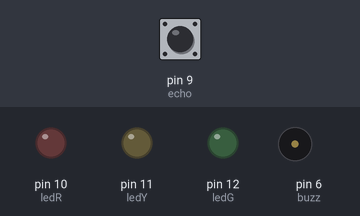
The sketch below on a simulated Arduino Uno, built with avr-gcc and run on an emulated ATmega328P. On the bench: output pins drawn as LEDs (lit = HIGH), buzzer (waves = sounding). Dashed ring = blinking. Inputs (shaded band) come from the test bench; at power-on: pin 9 (echo) LOW. Pins used as bus, display or sensor lines are not drawn; what the sketch prints to the serial monitor is not drawn.

Above: at 1.2 s.
1.3 s: pin 9 (echo) pulsed HIGH 2 times (0.12 s each, 0.3 s apart)
At 2.0 s:
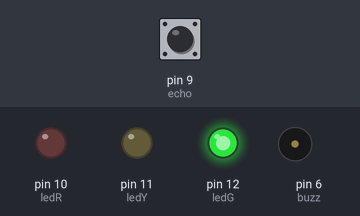
At 2.77 s:
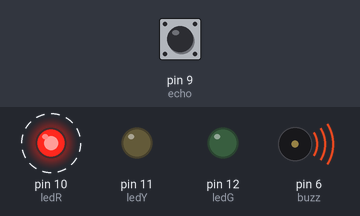
Timing chart, 0 to 10.9 s (numbered marks = the images above; inputs shaded):
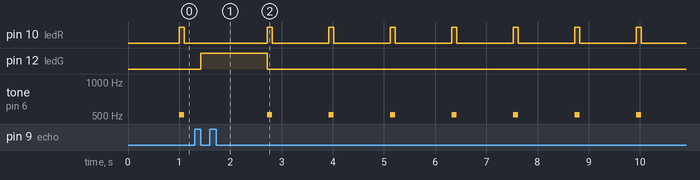

The sketch:

HC-SR04.ino
```cpp
int trig = 8;
int echo = 9;
int ledR = 10;
int ledY = 11;
int ledG = 12;
int buzz = 6;
void setup()
{
  pinMode(trig, OUTPUT);
  pinMode(echo, INPUT);
  pinMode(ledR, OUTPUT);
  pinMode(ledY, OUTPUT);
  pinMode(ledG, OUTPUT);
  Serial.begin(9600);
}

float dist()
{
  digitalWrite(trig, LOW);
  digitalWrite(echo, LOW);
  delayMicroseconds(2);
  digitalWrite(trig, HIGH);
  delayMicroseconds(10);
  long tt = pulseIn(echo, HIGH);
  return tt / 58.2;
}

void loop()
{
  float dd = dist();
  if (dd > 10)
  {
    digitalWrite(ledR, LOW);
    digitalWrite(ledY, LOW);
    digitalWrite(ledG, HIGH);
  }
  else if (dd > 5 && dd < 10)
  {
    digitalWrite(ledR, LOW);
    digitalWrite(ledY, HIGH);
    digitalWrite(ledG, LOW);
    tone(buzz, 512, 500);
    delay(500);
    digitalWrite(ledY, LOW);
    delay(500);
  }
  else if (dd < 5)
  {
    digitalWrite(ledR, HIGH);
    digitalWrite(ledY, LOW);
    digitalWrite(ledG, LOW);
    tone(buzz, 512, 100);
    delay(100);
    digitalWrite(ledR, LOW);
    delay(100);
  }
  Serial.print("距離：");
  Serial.print(dd);
  Serial.println("cm");
}
```

Measured:
- after the input at 1.3 s, pin 12 (ledG): LOW → HIGH after 0.12 s, → LOW 1.3 s later
- by itself, pin 10 (ledR): alternates HIGH for 0.10 s and LOW for 1.1 s
- by itself, tone on pin 6 (buzz): alternates 512 Hz for 0.10 s and silent for 1.1 s
